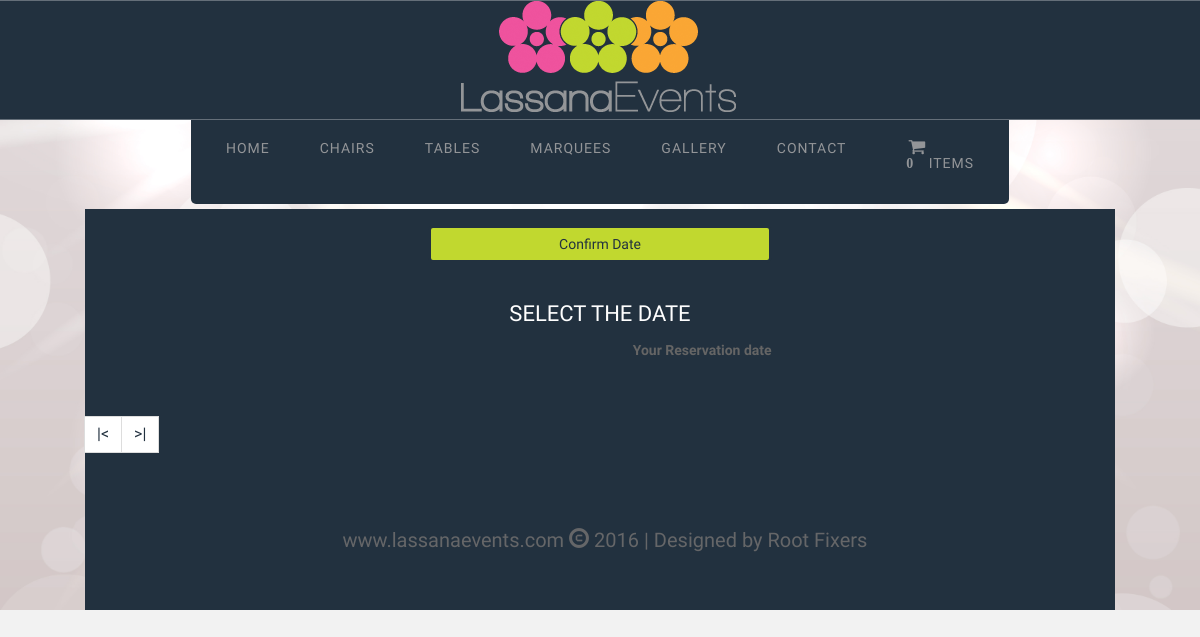
Before: /c/chairs.php with the older database file.
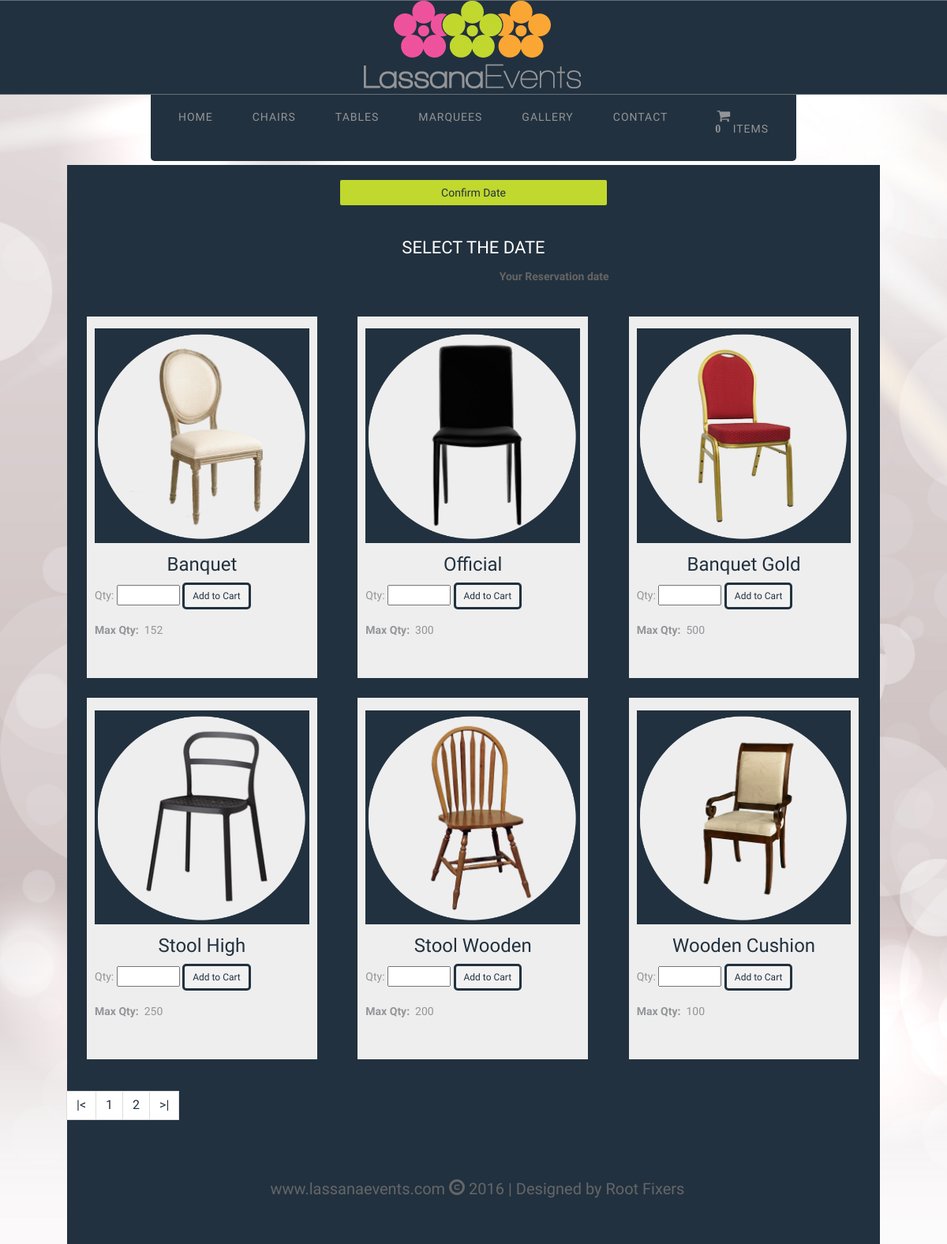
After: the same page with the newer database file.
### tables this page shows
CREATE TABLE IF NOT EXISTS `stock` (
  `Item_ID` varchar(10) NOT NULL,
  `Item_Name` varchar(50) NOT NULL,
  `Item_Type` varchar(256) NOT NULL,
  `Unit_Price` double NOT NULL,
  `location` varchar(256) NOT NULL,
  `color` varchar(256) NOT NULL,
  `Total_Stock` int(255) NOT NULL,
  PRIMARY KEY (`Item_ID`)
);

### c/chairs.php (the view, shortened to what this page needs)
<?php include "../config/db_confg.php"; ?>
<!DOCTYPE html>
<html lang="en">
    <head>
    </head>
    <body>
        <div id="body-bg">
            <?php include 'pageheader.php'; ?>
            <div class="container ">
            <div id="back">
            <div class="row">
            	<div class="col-xs-12 col-sm-4 col-md-4  portfolio-item ">
            	</div>
            	<div class="col-xs-12 col-sm-4 col-md-4  portfolio-item ">
				<input type="button" style="background-color: #c1d82f;" class="btn btn-block" onclick=setDate() value="Confirm Date">
				<br><br>
				<center><h3> Select the date</h3></center>
				<p align="right"><b>Your Reservation date</b></p>
            	</div>
            	<div class="col-xs-12 col-sm-4 col-md-4  portfolio-item ">
            	</div>
            </div>
            <div class="row">
                    <?php $num_rec_per_page=6;
                    if (isset($_GET["page"])) { $page  = $_GET["page"]; } else { $page=1; };
                    $start_from = ($page-1) * $num_rec_per_page;
                    $sql = "SELECT * FROM stock WHERE `Item_ID` like 'c%' LIMIT $start_from, $num_rec_per_page";
                    $rs_result = mysqli_query ($conn,$sql);
                    ?>
                    <?php
                    while ($row = mysqli_fetch_assoc($rs_result)) {
                        $id = $row['Item_ID'];
                    ?>
                        <div class="col-xs-12 col-sm-12 col-md-4 ">
                            <div id="boxblock">
                                <a>
                                    <div>
                                        <img id="circle" src="../assets/img/website/items/circle.png">
                                    </div>
                                    <div div class="products">
                                    <center>
                                    </center>
                                    </div>
                                    <div>
                                        <h3 id="itemid"><?php echo $row['Item_Name']; ?></h3>
                                    </div>
                            <?php
                                echo (
                                    '<form action="../config/cartSes.php" class="iForm" id="itemForm" method="post" target="frame">
                                    <p>Qty:
                                    <input type="number" name="qty" min="1" max="'.$row['Total_Stock'].'" required>
                                    <input type="radio" style="display:none" name="id" value="'.$id.'" checked>
									<input type="date" style="display:none" class="iDate" name="res_date" id="res_date" required>
                                    <input class="btn btn-sm btn-default" type="submit" onclick="checkDate()" Value="Add to Cart" name="s">
                                    </form>
									<p><b>Max Qty: &nbsp</b>'.$row['Total_Stock'].'</p>
                                    <iframe style="display:;" width="90%"  height="20" frameBorder="0" name="frame"></iframe>'
                                    );
                            ?>
                            </a>
                           </div>
                        </div>
                    <?php }; ?>
            </div>
            <div class="row">
            <div class="col-xs-12 col-sm-12 col-md-12  portfolio-item ">
            <div class="portfolio-filter-container margin-top-20">
                <ul class="pag">
                    <?php
                        $sql = "SELECT * FROM stock WHERE `Item_ID` like 'c%'";
                        $rs_result = mysqli_query($conn,$sql);
                        $total_records = mysqli_num_rows($rs_result);
                        $total_pages = ceil($total_records / $num_rec_per_page);
                        echo "<li><a href='chairs.php?page=1'> |< </a> </li>";
                        for ($i=1; $i<=$total_pages; $i++) {
                            echo "<li><a href='chairs.php?page=".$i."'>".$i."</a> </li>";
                        };
                        echo "<li><a href='chairs.php?page=$total_pages'>".'>|'."</a></li> ";
                    ?>
            </div>
            </div>
            </div>
                        <div class="row">
                        <div class="col-xs-12 col-sm-12 col-md-12  portfolio-item ">
                              <?php include 'pagefooter.php'; ?>
                        </div>
                        </div>
    </div>
    </div>
    </div>
</body>
</html>

### c/pageheader.php (shortened to what this page needs)
<link rel="stylesheet" href="../assets/css/bootstrap.css" >
<link rel="stylesheet" type="text/css" href="../assets/css/web/animate.css" >
<link rel="stylesheet" type="text/css" href="../assets/css/font-awesome.css">
<link rel="stylesheet" type="text/css" href="../assets/css/web/lassana.css" >
<link rel="stylesheet" type="text/css" href="../assets/css/web/imgres.css" >
    <div id="header">
        <div class="container no-padding">
            <div class="row">
                <div class="logo">
                    <a href="index.html" title="">
                        <img src="../assets/img/logo.png" alt="Logo" height= />
                    </a>
                </div>
            </div>
        </div>
    </div>
    <div id="hornav" class="container no-padding ">
        <div class="row">
            <div class="col-xs-12 col-sm-12 col-md-12 no-padding">
                    <ul id="hornavmenu" class="topnav" >
                        <li>
                            <a href="../index.php" ">Home</a>
                        </li>
                        <li>
                             <a href="chairs.php">Chairs</a>
                        </li>
                        <li>
                            <a href="tables.php"><span >Tables</span></a>
                        </li>
                        <li>
                            <a href="marquees.php"><span >Marquees</span> </a>
                        </li>
                        <li>
                            <a href="gallery.php">Gallery</a>
                        </li>
                        <li>
                            <a href="contact.php">Contact </a>
                        </li>
                        <li>
                            <a href="cart.php"><span class="fa fa-shopping-cart" >
                            <?php
                            $Total = 0;
                            echo " "." <p id=\"n_items\"><b>".$Total."</b></p> ";
                            ?>
                             </span> Items</a>
                        </li>
                    </ul>
            </div>
        </div>
    </div>

### c/pagefooter.php
<link rel="stylesheet" href="../assets/css/web/lassana.css" rel="stylesheet">
            <div id="footer">
                <div class="container">
                    <div class="row">
                        <div >
                            <p id="mv">www.lassanaevents.com <span class="glyphicon glyphicon-copyright-mark"></span>   2016 | Designed by Root Fixers</p>
                        </div>
                    </div>
                </div>
            </div>

### assets/css/web/lassana.css (style rules this page uses)
body { font-family: 'Questrial', sans-serif; font-size: 14px; background-color: #f2f2f2; color: #656565; }
a { text-decoration: none !important; color:#939598; }
#body-bg { background-attachment: fixed; background-clip: border-box; background-color:#ffffff; background-image: url("../../img/website/cover.jpg"); background-origin: padding-box; background-position: 100% 100; background-repeat: no-repeat; background-size: cover !important; position: relative; }
.container { max-width: 1080px; padding-left: 25px; padding-right: 25px; width: 100%; }
.container.no-padding { padding-left: 20px !important; padding-right: 20px !important; }
ul.topnav { list-style-type: none; margin: 0; padding: 0; overflow: hidden; background-color: #333; }
ul.topnav li { float: left; }
ul.topnav li a { display: inline-block; color: #f2f2f2; text-align: center; padding: 14px 16px; text-decoration: none; transition: 0.3s; font-size: 17px; }
#header { position: relative; background-color: #22313F; border-bottom: 1px solid rgba(255, 255, 255, 0.3); border-top: 1px solid rgba(255, 255, 255, 0.3); height: 120px; top: 0; transition: all 0.2s ease 0s; width: 100%; }
.logo { text-align: center; }
#mv { font-size: 20px; color: #656668; font-family: Questrial, serif; text-align: center; margin-left: 10px; margin-top: 20px; margin-bottom: 30px; }
#back { background-color: #22313F; box-sizing: inherit; }
ul.pag { display: inline-block; padding-left: 0; margin: 20px 0; border-radius: 4px; }
ul.pag > li { display: inline; }
ul.pag > li > a { position: relative; float: left; padding: 6px 12px; margin-left: -1px; line-height: 1.42857143; color: #22313F; text-decoration: none; background-color: #fff; border: 1px solid #ddd; font-size: 16px; }
#itemid { color: #22313F; text-align: center; margin-top: 5%; }
#footer { color: #bbb; color: rgba(255, 255, 255, 0.5); padding-top: 25px; padding-bottom: 25px; }
.no-padding { padding: 0 !important; }
.margin-top-20 { margin-top: 20px; }
.btn { background-color: #f2f2f2; color: #22313F; border: 3px solid #22313F; }
input[type=button], input[type=submit], { border-radius: 5px; background-color: #124a76; color: #ffffff; border: 1px solid white; padding-top: 5px; padding-bottom: 5px; padding-right: 10px; padding-left: 10px; }
#hornav { font-family: Questrial; position: relative; padding-top: 0px; padding-right: 0px; text-align: center; width: 100%; }
#hornav ul { background-color: #22313F; border-radius: 0 0 5px 5px; display: inline-block; margin: 0; padding: 0 10px; }
#hornav ul > li { margin: 0px 20px; }
#hornav ul > li > a, #hornav ul > li > span { color: #939598; font-size: 14px; font-weight: 300; letter-spacing: 1px; padding: 18px 5px; text-transform: uppercase; display: block; }
p { margin-bottom: 16px; }
img { max-width: 100% ; }
.btn { border-radius: 5px; }
[class^="fa-"]:before, [class*=" fa-"]:before { font-family: FontAwesome; font-style: normal; font-weight: normal; line-height: 1; -webkit-font-smoothing: antialiased; -moz-osx-font-smoothing: grayscale; padding-right: 10px; color: #939598; }
#hornav li [class^="fa-"]:before, #hornav li [class*=" fa-"]:before { color: #939598; top: 0px; left: 12px; font-size: 18px; }
.glyphicon { display: inline-block; font-family: 'Glyphicons Halflings'; font-style: normal; font-weight: 400; line-height: 1; position: relative; top: 1px; }
.portfolio-item h3 { color: #ffffff; margin: 0; padding: 0px 0px 15px; font-size: 22px; font-weight: 400; text-transform: uppercase; line-height: 1em; }
#boxblock { color: #22313F; background-color: #EEEEEE; border-color: #ddd; margin-right: 25px; margin-left: 25px; margin-top: 25px; padding: 10px; width:85%; }
#circle { z-index: 2; position: absolute; }
.products { position: relative; margin: 2%; overflow: hidden; width: 100%; max-height: 60%; }

### assets/css/web/imgres.css (style rules this page uses)
html { box-sizing: border-box; }
*, *::before, *::after { position: relative; box-sizing: inherit; }

Changed rows visible on the page:
added stock: Item_Name "Banquet", Total_Stock "152"
added stock: Item_Name "Official", Total_Stock "300"
added stock: Item_Name "Banquet Gold", Total_Stock "500"
added stock: Item_Name "Stool High", Total_Stock "250"
added stock: Item_Name "Stool Wooden", Total_Stock "200"
added stock: Item_Name "Wooden Cushion", Total_Stock "100"
Other visible differences:
new list line: "1"
new list line: "2"
